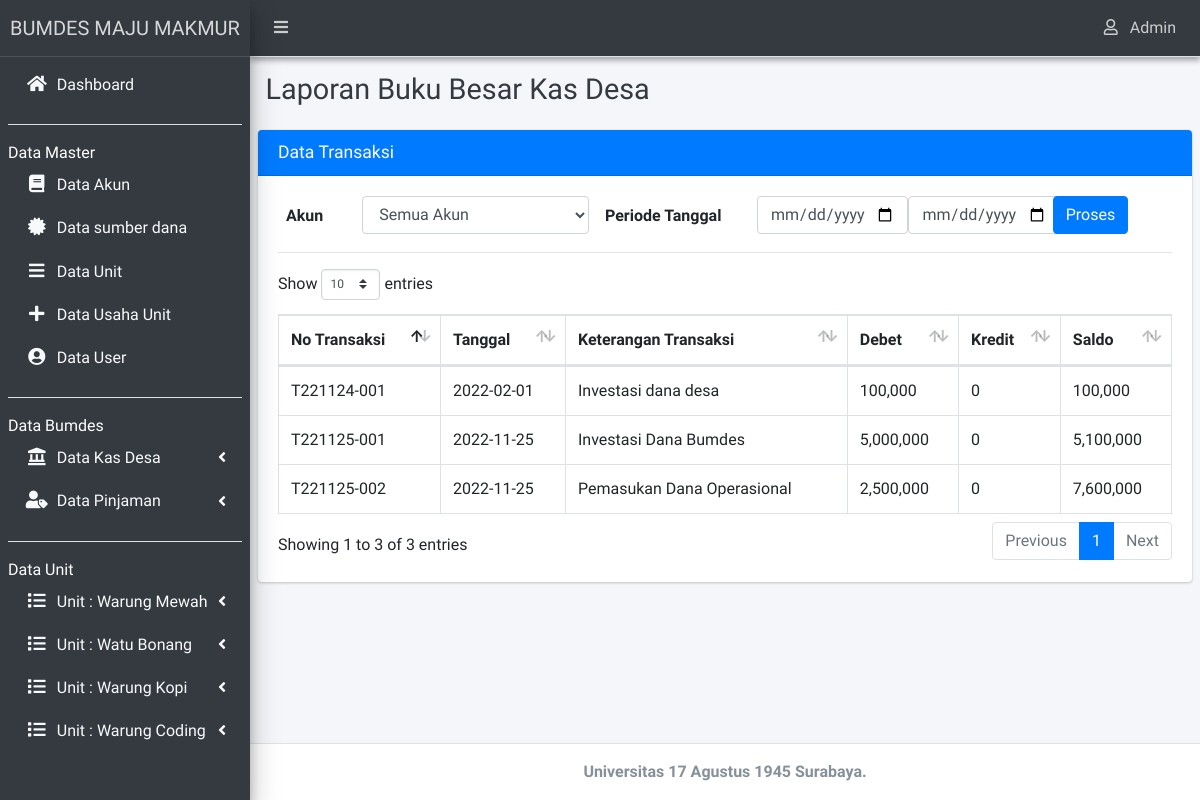
Before: /admin/index.php?hal=lap_buku_besar_kas (signed in) with the older database file.
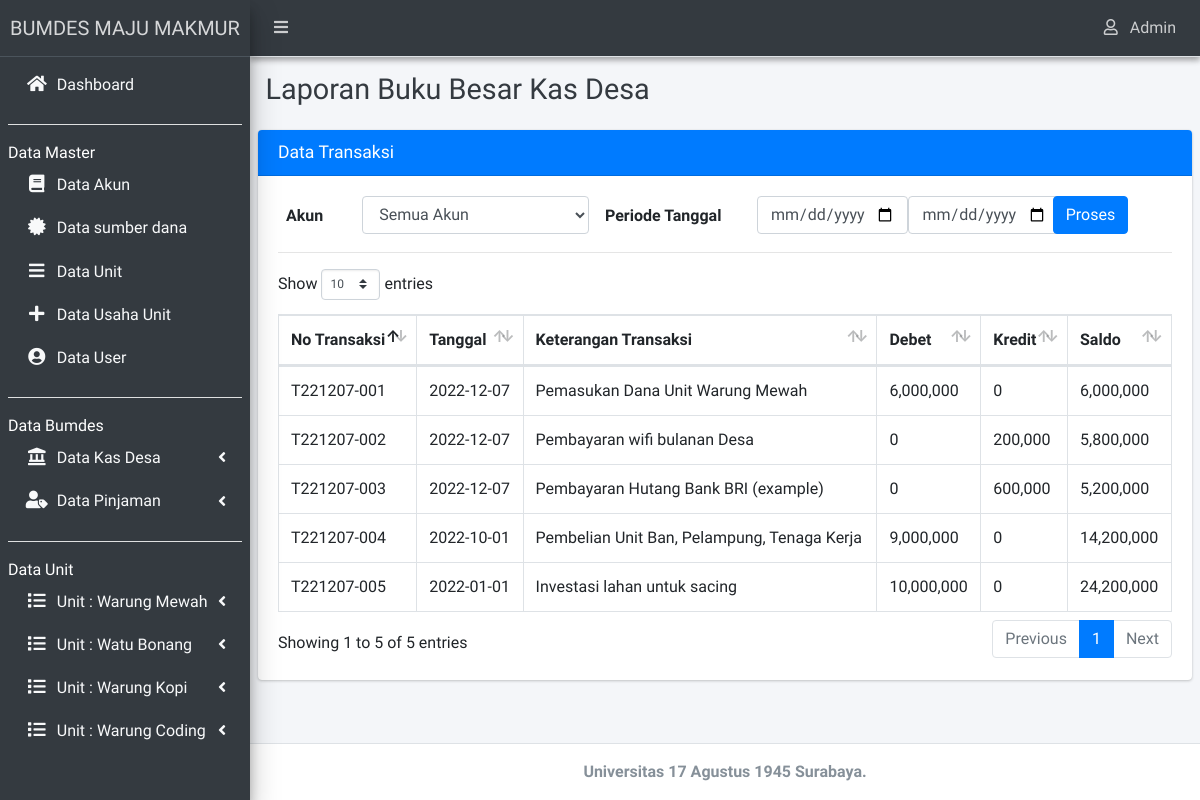
After: the same page with the newer database file.
### tables this page shows
CREATE TABLE `tb_unit` (
  `id_unit` int(11) NOT NULL,
  `nama_unit` varchar(30) DEFAULT NULL
);

CREATE TABLE `tb_kas` (
  `id_kas` int(11) NOT NULL,
  `tanggal` varchar(20) NOT NULL,
  `id_transaksi` varchar(20) NOT NULL,
  `kode_akun` varchar(5) NOT NULL,
  `sumber` varchar(5) NOT NULL,
  `keterangan` varchar(255) NOT NULL,
  `debet` int(11) NOT NULL,
  `kredit` int(11) NOT NULL
);

### admin/lap_buku_besar_kas.php (the view, shortened to what the changed rows need)
<div class="content-header">
    <div class="container-fluid">
        <div class="row mb-2">
        <div class="col-sm-12">
            <h1 class="m-0 text-dark">Laporan Buku Besar Kas Desa</h1>
        </div>
        </div>
    </div>
</div>
<?php
    $query_kas = "";
    $saldo = 0;
    if(isset($_POST['periode1'])){
            $periode1=$_POST['periode1'];
            $periode2=$_POST['periode2'];
            $kode_akun = $_POST['kode_akun'];
            if($_POST['kode_akun']=='semua')
                $query_kas = "SELECT * FROM tb_kas WHERE tanggal BETWEEN '$periode1' AND '$periode2'";
            else
                $query_kas = "SELECT * FROM tb_kas WHERE kode_akun = '$kode_akun' AND (tanggal BETWEEN '$periode1' AND '$periode2')";
    }else{
        $periode1="";
        $periode2="";
        $query_kas="SELECT * FROM tb_kas";
    }
?>
<section class="content">
  <div class="row">
    <div class="col-12">
      <div class="card card-primary">
        <div class="card-header">
            <h3 class="card-title primary">Data Transaksi </h3>
        </div>
        <div class="card-body">
            <form role="form" id="quickForm" action="?hal=lap_buku_besar_kas" method="POST">
                <div class="form-group row">
                    <label for="nama" class="col-1 m-2">Akun</label>
                    <select class="form-control select2 col-3" name="kode_akun">
                        <option value="semua">Semua Akun</option>
                    </select>
                    <label  for="nama" class="col-2 m-2">Periode Tanggal</label>
                    <input type="date" name="periode1" class="form-control col-2" value="<?= @$periode1; ?>" required>
                    <input type="date" name="periode2" class="form-control col-2" value="<?= @$periode2; ?>" required>
                    <div class="col-1">
                        <input type="submit" name="proses" class="btn btn-primary" style="float: right" value="Proses">
                    </div>
                </div>
            </form>
            <hr>
            <table id="example3" class="table table-bordered table-hover">
                <thead>
                    <tr>
                        <th>No Transaksi</th>
                        <th>Tanggal</th>
                        <th>Keterangan Transaksi</th>
                        <th>Debet</th>
                        <th>Kredit</th>
                        <th>Saldo</th>
                    </tr>
                </thead>
                <tbody>
                    <?php
                        $result = mysqli_query($mysqli, $query_kas);
                        $num_result = mysqli_num_rows($result);
                        if($num_result > 0) {
                            while($data = mysqli_fetch_assoc($result)) {
                                extract($data);
                                $saldo += $debet;
                                $saldo -= $kredit;
                    ?>
                    <tr>
                        <td><?php echo $id_transaksi; ?></td>
                        <td><?php echo $tanggal; ?></td>
                        <td><?php echo $keterangan; ?></td>
                        <td><?php echo number_format($debet,0); ?></td>
                        <td><?php echo number_format($kredit,0); ?></td>
                        <td><?php echo number_format($saldo,0); ?></td>
                    </tr>
                    <?php
                            }
                        }
                    ?>
            </table>
        </div>
      </div>
    </div>
  </div>
</section>

### admin/_menu.php (shortened to what the changed rows need)
<?php
$query="SELECT * from tb_unit";
$result=$mysqli->query($query);
$num_result=$result->num_rows;
if ($num_result > 0 ) {
	while ($data=mysqli_fetch_assoc($result)) {
		extract($data);  ?>
		<li class="nav-item has-treeview">
			<a href="#" class="nav-link text-light">
				<i class="nav-icon fas fa-list"></i>
				<p>
					Unit : <?=$nama_unit;?>
					<i class="fas fa-angle-left right"></i>
				</p>
			</a>
		</li>
		<?php } } ?>

Changed rows visible on the page:
removed tb_kas: id_transaksi "T221125-001", tanggal "2022-11-25", keterangan "Investasi Dana Bumdes", debet "5,000,000", kredit "0", saldo "5,100,000"
removed tb_kas: id_transaksi "T221125-002", tanggal "2022-11-25", keterangan "Pemasukan Dana Operasional", debet "2,500,000", kredit "0", saldo "7,600,000"
added tb_kas: id_transaksi "T221207-001", tanggal "2022-12-07", keterangan "Pemasukan Dana Unit Warung Mewah", debet "6,000,000", kredit "0", saldo "6,000,000"
added tb_kas: id_transaksi "T221207-002", tanggal "2022-12-07", keterangan "Pembayaran wifi bulanan Desa", debet "0", kredit "200,000", saldo "5,800,000"
added tb_kas: id_transaksi "T221207-003", tanggal "2022-12-07", keterangan "Pembayaran Hutang Bank BRI (example)", debet "0", kredit "600,000", saldo "5,200,000"
added tb_kas: id_transaksi "T221207-004", tanggal "2022-10-01", keterangan "Pembelian Unit Ban, Pelampung, Tenaga Kerja", debet "9,000,000", kredit "0", saldo "14,200,000"
changed tb_kas: id_transaksi "T221124-001" → "T221207-005"; tanggal "2022-02-01" → "2022-01-01"; keterangan "Investasi dana desa" → "Investasi lahan untuk sacing"; debet "100,000" → "10,000,000"; saldo "100,000" → "24,200,000"
Other visible differences:
text written by a page script: "Show entries Showing 1 to 3 of 3 entries Previous 1 Next" → "Show entries Showing 1 to 5 of 5 entries Previous 1 Next"
